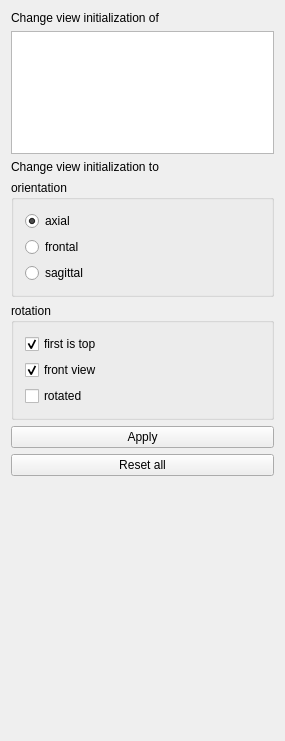
<ui version="4.0" >
 <class>QmitkViewInitializationViewControls</class>
 <widget class="QWidget" name="QmitkViewInitializationViewControls" >
  <property name="geometry" >
   <rect>
    <x>0</x>
    <y>0</y>
    <width>285</width>
    <height>741</height>
   </rect>
  </property>
  <property name="minimumSize" >
   <size>
    <width>0</width>
    <height>0</height>
   </size>
  </property>
  <property name="windowTitle" >
   <string>QmitkTemplate</string>
  </property>
  <layout class="QVBoxLayout" name="verticalLayout" >
   <item>
    <widget class="QLabel" name="tlRenderers" >
     <property name="text" >
      <string>Change view initialization of</string>
     </property>
     <property name="wordWrap" >
      <bool>false</bool>
     </property>
    </widget>
   </item>
   <item>
    <widget class="QListWidget" name="m_lbRenderWindows" />
   </item>
   <item>
    <widget class="QLabel" name="tlComment" >
     <property name="sizePolicy" >
      <sizepolicy vsizetype="Preferred" hsizetype="MinimumExpanding" >
       <horstretch>0</horstretch>
       <verstretch>0</verstretch>
      </sizepolicy>
     </property>
     <property name="minimumSize" >
      <size>
       <width>200</width>
       <height>0</height>
      </size>
     </property>
     <property name="text" >
      <string>Change view initialization to</string>
     </property>
     <property name="wordWrap" >
      <bool>false</bool>
     </property>
    </widget>
   </item>
   <item>
    <widget class="QGroupBox" name="bgOrientation" >
     <property name="title" >
      <string>orientation</string>
     </property>
     <layout class="QVBoxLayout" name="verticalLayout_2" >
      <item>
       <widget class="QRadioButton" name="rbAxial" >
        <property name="text" >
         <string>axial</string>
        </property>
        <property name="checked" >
         <bool>true</bool>
        </property>
       </widget>
      </item>
      <item>
       <widget class="QRadioButton" name="rbFrontal" >
        <property name="text" >
         <string>frontal</string>
        </property>
       </widget>
      </item>
      <item>
       <widget class="QRadioButton" name="rbSagittal" >
        <property name="text" >
         <string>sagittal</string>
        </property>
       </widget>
      </item>
     </layout>
    </widget>
   </item>
   <item>
    <widget class="QGroupBox" name="groupBox" >
     <property name="title" >
      <string>rotation</string>
     </property>
     <layout class="QVBoxLayout" name="verticalLayout_3" >
      <item>
       <widget class="QCheckBox" name="cbTop" >
        <property name="text" >
         <string>first is top</string>
        </property>
        <property name="checked" >
         <bool>true</bool>
        </property>
       </widget>
      </item>
      <item>
       <widget class="QCheckBox" name="cbFrontSide" >
        <property name="text" >
         <string>front view</string>
        </property>
        <property name="checked" >
         <bool>true</bool>
        </property>
       </widget>
      </item>
      <item>
       <widget class="QCheckBox" name="cbRotated" >
        <property name="text" >
         <string>rotated</string>
        </property>
       </widget>
      </item>
     </layout>
    </widget>
   </item>
   <item>
    <widget class="QPushButton" name="pbApply" >
     <property name="text" >
      <string>Apply</string>
     </property>
    </widget>
   </item>
   <item>
    <widget class="QPushButton" name="pbReset" >
     <property name="text" >
      <string>Reset all</string>
     </property>
    </widget>
   </item>
   <item>
    <spacer name="verticalSpacer" >
     <property name="orientation" >
      <enum>Qt::Vertical</enum>
     </property>
     <property name="sizeHint" stdset="0" >
      <size>
       <width>20</width>
       <height>322</height>
      </size>
     </property>
    </spacer>
   </item>
  </layout>
 </widget>
 <layoutdefault spacing="6" margin="11" />
 <includes>
  <include location="local" >QmitkDataStorageComboBox.h</include>
 </includes>
 <resources/>
 <connections/>
</ui>
